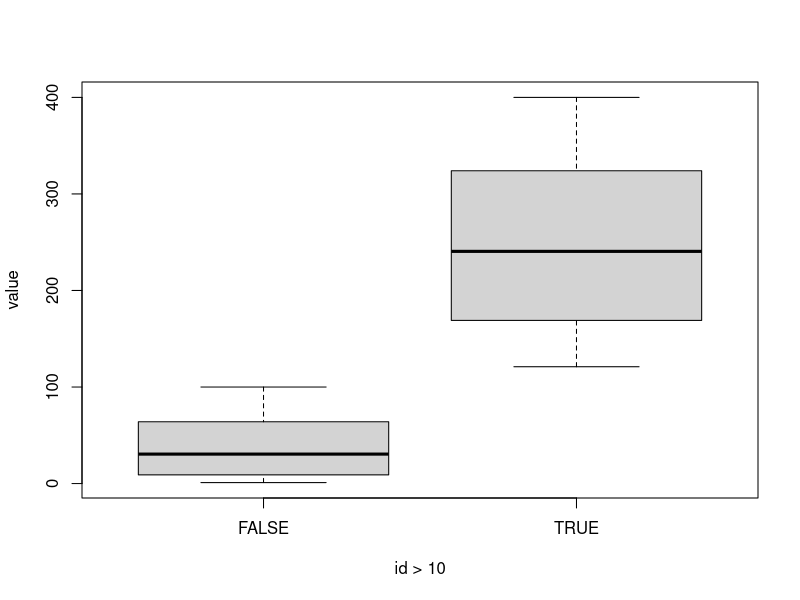

The R source for this figure:
## ---- chunk 1
v <- c(1,2,3,4,6)
## ---- chunk 2
df <- data.frame(
  id=1:20,
  value=(1:20) ** 2,
  type=rep(LETTERS[1:5], each=4) 
  )
df
## ---- chunk 3
class(df)
class(df$id) # an integer vector
class(df$value) # an integer vector
class(df$type) # a character vector
class(df[ , 3]) 
## ---- chunk 4
df$type == "A"
df$id[df$type == "A"]
## ---- chunk 5
df[df$type == "A", "id"]
## ---- chunk 6

df[df$id %in% 1:10,]
## ---- chunk 7
df[df$id %% 2 == 1, ]
## ---- chunk 8
df[df$id %% 2 == 1 & df$type %in% c("A", "E"), ]
## ---- chunk 9
df[df$id %in% 1:2 | df$type == "E", ]
## ---- chunk 10
df[1:10, ] # cheater... got lucky because they're ordered; this is risky
df[df$id < 11, ]
df[df$id %in% 1:10, ]

df[df$id %in% c(1,3,5,7,9,11,13,15,17,19), ]
df[df$id %% 2 == 1, ] # or more elegantly, find areas where mod 2 is not zero.

df[df$id %% 2 == 1 & df$type %in% c("A", "E"), ]

df[df$id %in% 1:2 | df$type == "E", ]
## ---- chunk 11
t.test(value ~ id > 10, data = df)
## ---- chunk 12
boxplot(value ~ id > 10, data = df)
## ---- chunk 13
var.test(value ~ id > 10, data = df)
## ---- chunk 14
m <- lm(value ~ I(id > 10) + I(type == "A"), data = df)
summary(m)
## ---- chunk 15
t.test(df$value[df$id > 10], df$value[df$id <= 10])
